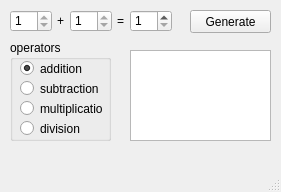
<?xml version="1.0" encoding="UTF-8"?>
<ui version="4.0">
 <class>CalcMainWindow</class>
 <widget class="QMainWindow" name="CalcMainWindow">
  <property name="geometry">
   <rect>
    <x>0</x>
    <y>0</y>
    <width>281</width>
    <height>192</height>
   </rect>
  </property>
  <property name="windowTitle">
   <string>CalcMainWindow</string>
  </property>
  <widget class="QWidget" name="centralwidget">
   <widget class="QSpinBox" name="lhsOperand_spinBox">
    <property name="geometry">
     <rect>
      <x>10</x>
      <y>10</y>
      <width>42</width>
      <height>22</height>
     </rect>
    </property>
    <property name="readOnly">
     <bool>true</bool>
    </property>
    <property name="minimum">
     <number>1</number>
    </property>
    <property name="maximum">
     <number>100</number>
    </property>
   </widget>
   <widget class="QLabel" name="operator_label">
    <property name="geometry">
     <rect>
      <x>50</x>
      <y>10</y>
      <width>21</width>
      <height>21</height>
     </rect>
    </property>
    <property name="text">
     <string>+</string>
    </property>
    <property name="alignment">
     <set>Qt::AlignCenter</set>
    </property>
   </widget>
   <widget class="QSpinBox" name="rhsOperand_spinBox">
    <property name="geometry">
     <rect>
      <x>70</x>
      <y>10</y>
      <width>42</width>
      <height>22</height>
     </rect>
    </property>
    <property name="readOnly">
     <bool>true</bool>
    </property>
    <property name="minimum">
     <number>1</number>
    </property>
    <property name="maximum">
     <number>100</number>
    </property>
   </widget>
   <widget class="QLabel" name="equals_label">
    <property name="geometry">
     <rect>
      <x>110</x>
      <y>10</y>
      <width>21</width>
      <height>21</height>
     </rect>
    </property>
    <property name="text">
     <string>=</string>
    </property>
    <property name="alignment">
     <set>Qt::AlignCenter</set>
    </property>
   </widget>
   <widget class="QSpinBox" name="solution_spinBox">
    <property name="geometry">
     <rect>
      <x>130</x>
      <y>10</y>
      <width>42</width>
      <height>22</height>
     </rect>
    </property>
    <property name="minimum">
     <number>1</number>
    </property>
    <property name="maximum">
     <number>100</number>
    </property>
   </widget>
   <widget class="QPushButton" name="generateOrSolv_PushButton">
    <property name="geometry">
     <rect>
      <x>190</x>
      <y>10</y>
      <width>81</width>
      <height>23</height>
     </rect>
    </property>
    <property name="text">
     <string>Generate</string>
    </property>
   </widget>
   <widget class="QGroupBox" name="operator_groupBox">
    <property name="geometry">
     <rect>
      <x>10</x>
      <y>40</y>
      <width>101</width>
      <height>101</height>
     </rect>
    </property>
    <property name="title">
     <string>operators</string>
    </property>
    <widget class="QRadioButton" name="addition_radioButton">
     <property name="geometry">
      <rect>
       <x>10</x>
       <y>20</y>
       <width>82</width>
       <height>17</height>
      </rect>
     </property>
     <property name="text">
      <string>addition</string>
     </property>
     <property name="checked">
      <bool>true</bool>
     </property>
    </widget>
    <widget class="QRadioButton" name="subtraction_radioButton">
     <property name="geometry">
      <rect>
       <x>10</x>
       <y>40</y>
       <width>82</width>
       <height>17</height>
      </rect>
     </property>
     <property name="text">
      <string>subtraction</string>
     </property>
    </widget>
    <widget class="QRadioButton" name="multiplication_radioButton">
     <property name="geometry">
      <rect>
       <x>10</x>
       <y>60</y>
       <width>82</width>
       <height>17</height>
      </rect>
     </property>
     <property name="text">
      <string>multiplication</string>
     </property>
    </widget>
    <widget class="QRadioButton" name="division_radioButton">
     <property name="geometry">
      <rect>
       <x>10</x>
       <y>80</y>
       <width>82</width>
       <height>17</height>
      </rect>
     </property>
     <property name="text">
      <string>division</string>
     </property>
    </widget>
   </widget>
   <widget class="QTextEdit" name="textEdit">
    <property name="geometry">
     <rect>
      <x>130</x>
      <y>50</y>
      <width>141</width>
      <height>91</height>
     </rect>
    </property>
    <property name="documentTitle">
     <string>te</string>
    </property>
    <property name="readOnly">
     <bool>true</bool>
    </property>
   </widget>
  </widget>
  <widget class="QMenuBar" name="menubar">
   <property name="geometry">
    <rect>
     <x>0</x>
     <y>0</y>
     <width>281</width>
     <height>21</height>
    </rect>
   </property>
  </widget>
  <widget class="QStatusBar" name="statusbar"/>
 </widget>
 <resources/>
 <connections/>
</ui>
